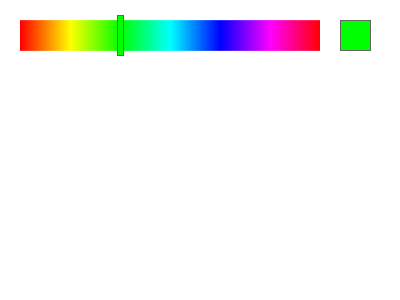
Frame 1 (no input)
Frame 60 (the mouse pressed at the canvas centre just before this capture): identical to frame 1, image omitted
Frame 120 (the mouse held since frame 60 and released just before this capture): identical to frame 1, image omitted

The Processing sketch that drew this single still picture (run headless with seeded random() and noise(); from frame 60 on, the mouse is pressed at the canvas centre):

// Processing sketch: HSBSlider
// ── HSBSlider.pde
//global values

float _barWidth=300.0;    //slider-bar width;
float _sliderPos=100.0;  //initial slider position
float _hueVal=map(_sliderPos,0.0,_barWidth,0.0,255.0);;  //initial hueValue
  

void setup(){
  background(255);
  size(400,300);
  colorMode(HSB);
  stroke(0,0,0);
}

void draw(){
  _hueVal= drawSlider(20.0,20.0,_barWidth,30.0,_hueVal);
}

float drawSlider(float xPos, float yPos, float sWidth, float sHeight,float hueVal){
  fill(255);
  noStroke();
  rect(xPos-5,yPos-10,sWidth+10,sHeight+20);  //draw white background behind slider
  
  float sliderPos=map(hueVal,0.0,255.0,0.0,sWidth); //find the current sliderPosition from hueVal
  
  for(int i=0;i<sWidth;i++){  //draw 1 line for each hueValue from 0-255
      hueVal=map(i,0.0,sWidth,0.0,255.0);  //get hueVal for each position in the bar
      stroke(hueVal,255,255);
      line(xPos+i,yPos,xPos+i,yPos+sHeight);
  }
  if(mousePressed && mouseX>xPos && mouseX<(xPos+sWidth) && mouseY>yPos && mouseY <yPos+sHeight){
     sliderPos=mouseX-xPos;
  }
  stroke(100);
  hueVal=map(sliderPos,0.0,sWidth,0.0,255.0);
  fill(hueVal,255,255);
  rect(sliderPos+xPos-3,yPos-5,6,sHeight+10);
  rect(sWidth+40, yPos, sHeight,sHeight);
  return hueVal;
}
